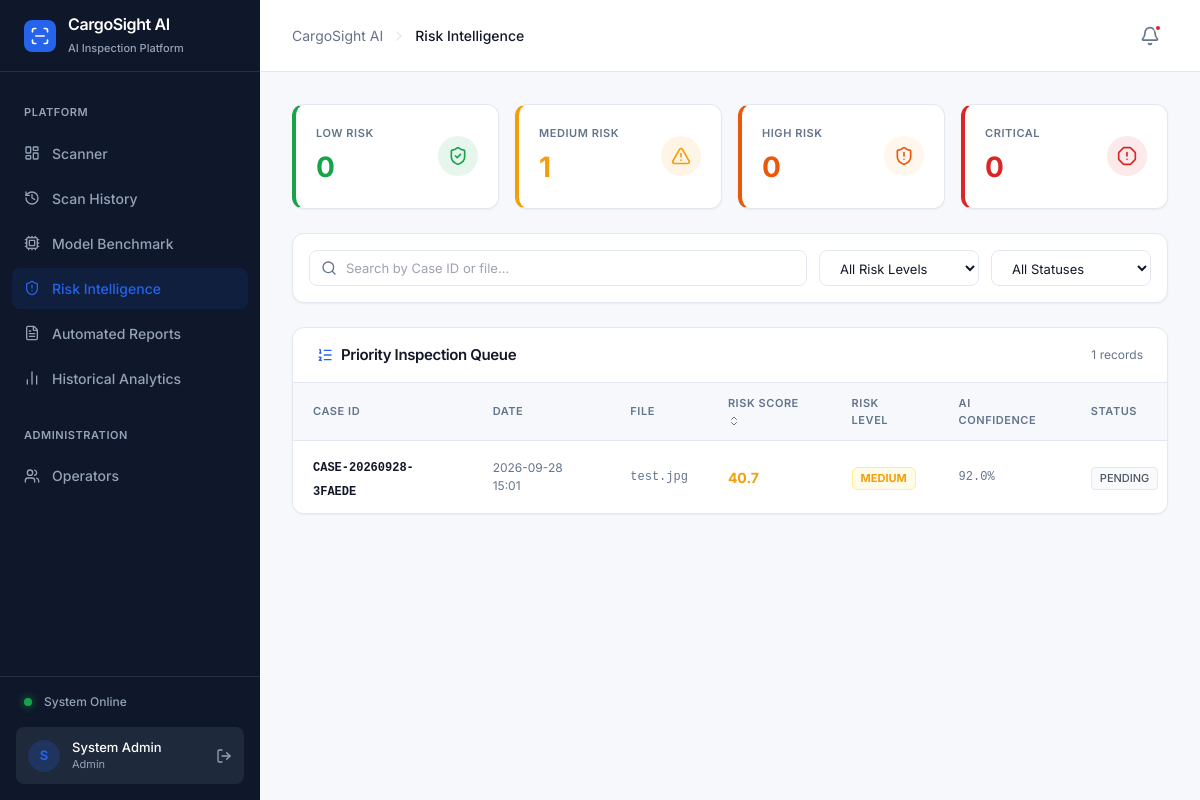
The app's page /risk-intelligence (signed in) with its own data.
### tables this page shows
CREATE TABLE risk_assessments (
            id INTEGER PRIMARY KEY AUTOINCREMENT,
            case_id TEXT UNIQUE NOT NULL,
            scan_date TIMESTAMP DEFAULT CURRENT_TIMESTAMP,
            operator_id INTEGER,
            filename TEXT,
            model TEXT,
            detections TEXT,
            avg_confidence REAL DEFAULT 0,
            num_detections INTEGER DEFAULT 0,
            detection_score REAL DEFAULT 0,
            anomaly_score REAL DEFAULT 0,
            model_agreement_score REAL DEFAULT 0,
            historical_score REAL DEFAULT 0,
            final_risk_score REAL DEFAULT 0,
            risk_level TEXT DEFAULT 'LOW',
            risk_factors TEXT,
            inspection_status TEXT DEFAULT 'PENDING',
            inference_time_ms REAL,
            FOREIGN KEY (operator_id) REFERENCES users(id)
        );

### risk/routes.py (the view)
@risk_bp.route('/risk-intelligence')
@login_required
def risk_intelligence():
    assessments = get_risk_assessments(limit=200)
    summary = {'LOW': 0, 'MEDIUM': 0, 'HIGH': 0, 'CRITICAL': 0}
    for a in assessments:
        lvl = a.get('risk_level', 'LOW')
        summary[lvl] = summary.get(lvl, 0) + 1
    return render_template('risk_intelligence.html', assessments=assessments, summary=summary)

### auth/models.py (called while the page is built)
def get_db_connection():
    conn = sqlite3.connect(DB_PATH)
    conn.row_factory = sqlite3.Row
    return conn

def get_risk_assessments(limit=100, risk_level=None):
    import json
    conn = get_db_connection()
    q = 'SELECT * FROM risk_assessments'
    params = []
    if risk_level:
        q += ' WHERE risk_level = ?'
        params.append(risk_level)
    q += ' ORDER BY scan_date DESC LIMIT ?'
    params.append(limit)
    rows = conn.execute(q, params).fetchall()
    conn.close()
    result = []
    for r in rows:
        d = dict(r)
        try: d['detections'] = json.loads(d.get('detections') or '[]')
        except: d['detections'] = []
        try: d['risk_factors'] = json.loads(d.get('risk_factors') or '[]')
        except: d['risk_factors'] = []
        result.append(d)
    return result

### templates/risk_intelligence.html (shortened to what this page needs)
{% extends "base.html" %}
{% block page_title %}Risk Intelligence{% endblock %}
{% block content %}
<div class="grid grid-cols-2 lg:grid-cols-4 gap-4">
  <div class="card p-5 border-l-4 border-l-status-success flex items-center justify-between">
    <div>
      <div class="text-[11px] font-semibold text-text-secondary uppercase tracking-wider mb-1">LOW RISK</div>
      <div class="text-[28px] font-bold text-status-success">{{ summary.LOW }}</div>
    </div>
    <div class="w-10 h-10 rounded-full bg-status-success/10 flex items-center justify-center text-status-success">
      <i data-lucide="shield-check" class="w-5 h-5"></i>
    </div>
  </div>
  <div class="card p-5 border-l-4 border-l-status-warning flex items-center justify-between">
    <div>
      <div class="text-[11px] font-semibold text-text-secondary uppercase tracking-wider mb-1">MEDIUM RISK</div>
      <div class="text-[28px] font-bold text-status-warning">{{ summary.MEDIUM }}</div>
    </div>
    <div class="w-10 h-10 rounded-full bg-status-warning/10 flex items-center justify-center text-status-warning">
      <i data-lucide="alert-triangle" class="w-5 h-5"></i>
    </div>
  </div>
  <div class="card p-5 border-l-4 border-l-[#EA580C] flex items-center justify-between">
    <div>
      <div class="text-[11px] font-semibold text-text-secondary uppercase tracking-wider mb-1">HIGH RISK</div>
      <div class="text-[28px] font-bold text-[#EA580C]">{{ summary.HIGH }}</div>
    </div>
    <div class="w-10 h-10 rounded-full bg-orange-50 flex items-center justify-center text-[#EA580C]">
      <i data-lucide="shield-alert" class="w-5 h-5"></i>
    </div>
  </div>
  <div class="card p-5 border-l-4 border-l-status-danger flex items-center justify-between">
    <div>
      <div class="text-[11px] font-semibold text-text-secondary uppercase tracking-wider mb-1">CRITICAL</div>
      <div class="text-[28px] font-bold text-status-danger">{{ summary.CRITICAL }}</div>
    </div>
    <div class="w-10 h-10 rounded-full bg-status-danger/10 flex items-center justify-center text-status-danger">
      <i data-lucide="alert-octagon" class="w-5 h-5"></i>
    </div>
  </div>
</div>
<div class="card p-4 flex flex-wrap items-center gap-3">
  <div class="relative flex-1 min-w-[200px]">
    <i data-lucide="search" class="w-4 h-4 text-text-secondary absolute left-3 top-1/2 -translate-y-1/2"></i>
    <input type="text" id="search-input" placeholder="Search by Case ID or file..." class="input-field pl-9 h-[36px] text-[13px]">
  </div>
  <select id="level-filter" class="input-field h-[36px] text-[13px] w-[160px]">
    <option value="">All Risk Levels</option>
  </select>
  <select id="status-filter" class="input-field h-[36px] text-[13px] w-[160px]">
    <option value="">All Statuses</option>
  </select>
</div>
<div class="card overflow-hidden">
  <div class="px-6 py-4 border-b border-base-border flex items-center justify-between">
    <h2 class="text-[15px] font-semibold text-text-primary flex items-center gap-2">
      <i data-lucide="list-ordered" class="w-4 h-4 text-accent"></i>
      Priority Inspection Queue
    </h2>
    <span class="text-[12px] text-text-secondary">{{ assessments|length }} records</span>
  </div>
  {% if assessments %}
  <div class="overflow-x-auto">
    <table class="w-full text-left border-collapse min-w-[1000px]" id="ri-table">
      <thead class="bg-base-bg border-b border-base-border">
        <tr>
          <th class="px-5 py-3 text-[11px] font-semibold text-text-secondary uppercase tracking-wider">Case ID</th>
          <th class="px-5 py-3 text-[11px] font-semibold text-text-secondary uppercase tracking-wider">Date</th>
          <th class="px-5 py-3 text-[11px] font-semibold text-text-secondary uppercase tracking-wider">File</th>
          <th class="px-5 py-3 text-[11px] font-semibold text-text-secondary uppercase tracking-wider cursor-pointer select-none" onclick="sortTable('score')">
            Risk Score <i data-lucide="chevrons-up-down" class="w-3 h-3 inline"></i>
          </th>
          <th class="px-5 py-3 text-[11px] font-semibold text-text-secondary uppercase tracking-wider">Risk Level</th>
          <th class="px-5 py-3 text-[11px] font-semibold text-text-secondary uppercase tracking-wider">AI Confidence</th>
          <th class="px-5 py-3 text-[11px] font-semibold text-text-secondary uppercase tracking-wider">Status</th>
        </tr>
      </thead>
      <tbody class="divide-y divide-base-border bg-white" id="ri-tbody">
        {% for a in assessments %}
        <tr class="hover:bg-gray-50 transition-colors ri-row"
            data-level="{{ a.risk_level }}"
            data-status="{{ a.inspection_status }}"
            data-score="{{ a.final_risk_score }}"
            data-search="{{ a.case_id }} {{ a.filename }}">
          <td class="px-5 py-3">
            <span class="font-mono text-[12px] font-semibold text-text-primary">{{ a.case_id }}</span>
          </td>
          <td class="px-5 py-3 text-[12px] text-text-secondary">{{ a.scan_date[:16] if a.scan_date else '' }}</td>
          <td class="px-5 py-3 text-[12px] font-mono text-text-secondary max-w-[140px] truncate">{{ a.filename }}</td>
          <td class="px-5 py-3">
            <span class="text-[14px] font-bold
              {% if a.risk_level == 'CRITICAL' %}text-status-danger
              {% elif a.risk_level == 'HIGH' %}text-[#EA580C]
              {% elif a.risk_level == 'MEDIUM' %}text-status-warning
              {% else %}text-status-success{% endif %}">
              {{ a.final_risk_score }}
            </span>
          </td>
          <td class="px-5 py-3">
            <span class="inline-flex items-center gap-1 px-2 py-0.5 rounded-md text-[11px] font-bold border
              {% if a.risk_level == 'CRITICAL' %}bg-red-50 text-status-danger border-red-200
              {% elif a.risk_level == 'HIGH' %}bg-orange-50 text-[#EA580C] border-orange-200
              {% elif a.risk_level == 'MEDIUM' %}bg-yellow-50 text-status-warning border-yellow-200
              {% else %}bg-green-50 text-status-success border-green-200{% endif %}">
              {{ a.risk_level }}
            </span>
          </td>
          <td class="px-5 py-3 text-[12px] font-mono text-text-secondary">{{ a.avg_confidence }}%</td>
          <td class="px-5 py-3">
            <span class="inline-flex items-center px-2 py-0.5 rounded text-[11px] font-medium border
              {% if a.inspection_status == 'ESCALATED' %}bg-red-50 text-status-danger border-red-200
              {% elif a.inspection_status == 'CLEARED' %}bg-green-50 text-status-success border-green-200
              {% else %}bg-gray-50 text-gray-600 border-gray-200{% endif %}">
              {{ a.inspection_status }}
            </span>
          </td>
        </tr>
        {% endfor %}
      </tbody>
    </table>
  </div>
  {% endif %}
</div>
{% endblock %}

### records on screen
risk_assessments: case_id "CASE-20260928-3FAEDE", scan_date "2026-09-28 15:01", filename "test.jpg", final_risk_score "40.7", risk_level "MEDIUM", avg_confidence "92.0", inspection_status "PENDING"

### other values on screen
{{ session.get('name', 'O')[0] | upper }} "S"
{{ session.get('name', 'Operator') }} "System Admin"
{{ session.get('role', 'User') }} "Admin"
{{ summary.LOW }} "0"
{{ summary.MEDIUM }} "1"
{{ summary.HIGH }} "0"
{{ summary.CRITICAL }} "0"
{{ assessments|length }} "1"
